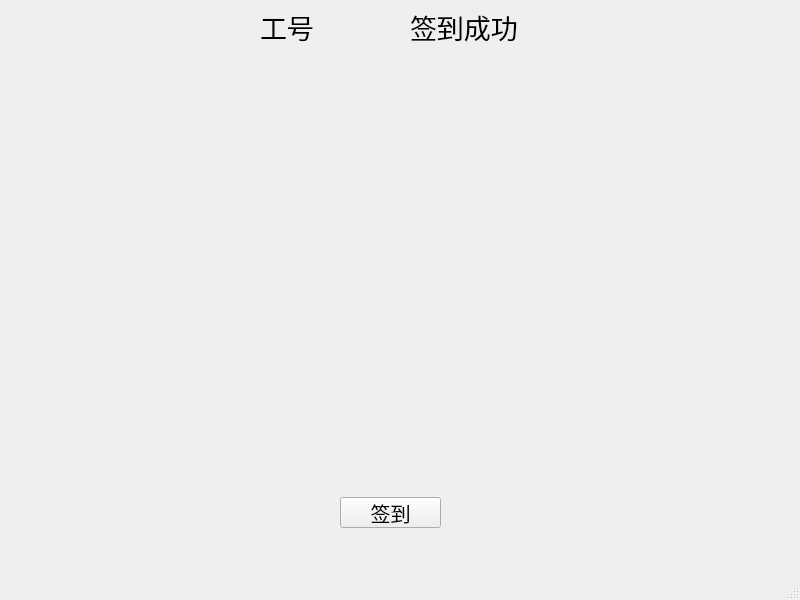
<?xml version="1.0" encoding="UTF-8"?>
<ui version="4.0">
 <class>MainWindow</class>
 <widget class="QMainWindow" name="MainWindow">
  <property name="geometry">
   <rect>
    <x>0</x>
    <y>0</y>
    <width>800</width>
    <height>600</height>
   </rect>
  </property>
  <property name="windowTitle">
   <string>MainWindow</string>
  </property>
  <widget class="QWidget" name="centralwidget">
   <widget class="QCameraViewfinder" name="widget" native="true">
    <property name="geometry">
     <rect>
      <x>30</x>
      <y>60</y>
      <width>751</width>
      <height>421</height>
     </rect>
    </property>
   </widget>
   <widget class="QPushButton" name="pushButton">
    <property name="geometry">
     <rect>
      <x>340</x>
      <y>497</y>
      <width>101</width>
      <height>31</height>
     </rect>
    </property>
    <property name="font">
     <font>
      <pointsize>15</pointsize>
     </font>
    </property>
    <property name="text">
     <string>签到</string>
    </property>
   </widget>
   <widget class="QLabel" name="label">
    <property name="geometry">
     <rect>
      <x>260</x>
      <y>10</y>
      <width>66</width>
      <height>33</height>
     </rect>
    </property>
    <property name="font">
     <font>
      <pointsize>20</pointsize>
     </font>
    </property>
    <property name="text">
     <string>工号</string>
    </property>
   </widget>
   <widget class="QLabel" name="label_2">
    <property name="geometry">
     <rect>
      <x>410</x>
      <y>10</y>
      <width>132</width>
      <height>33</height>
     </rect>
    </property>
    <property name="font">
     <font>
      <pointsize>20</pointsize>
     </font>
    </property>
    <property name="text">
     <string>签到成功</string>
    </property>
   </widget>
   <widget class="QLabel" name="label_3">
    <property name="geometry">
     <rect>
      <x>360</x>
      <y>10</y>
      <width>17</width>
      <height>33</height>
     </rect>
    </property>
    <property name="font">
     <font>
      <pointsize>20</pointsize>
     </font>
    </property>
    <property name="text">
     <string/>
    </property>
   </widget>
  </widget>
  <widget class="QMenuBar" name="menubar">
   <property name="geometry">
    <rect>
     <x>0</x>
     <y>0</y>
     <width>800</width>
     <height>26</height>
    </rect>
   </property>
  </widget>
  <widget class="QStatusBar" name="statusbar"/>
 </widget>
 <customwidgets>
  <customwidget>
   <class>QCameraViewfinder</class>
   <extends>QWidget</extends>
   <header location="global">PyQt5.QtMultimediaWidgets</header>
   <container>1</container>
  </customwidget>
 </customwidgets>
 <resources/>
 <connections/>
</ui>
